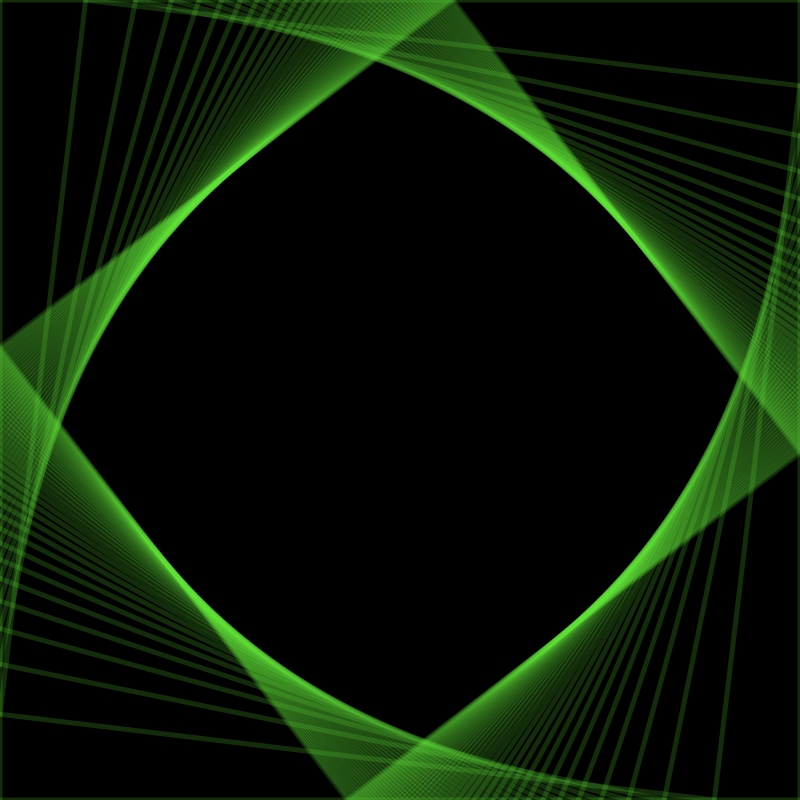
Frame 1 (no input)
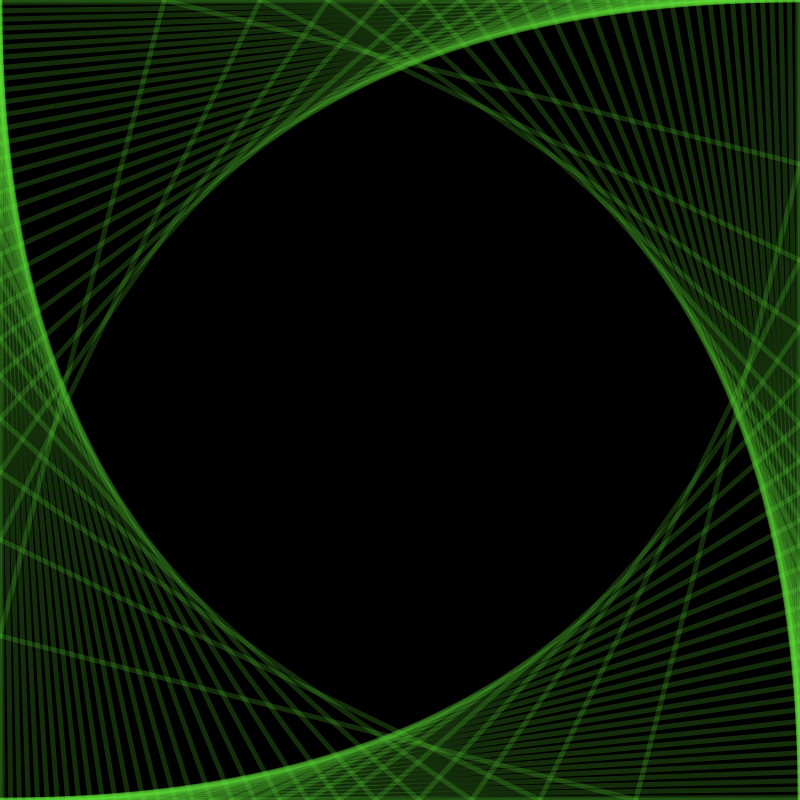
Frame 60 (no input)
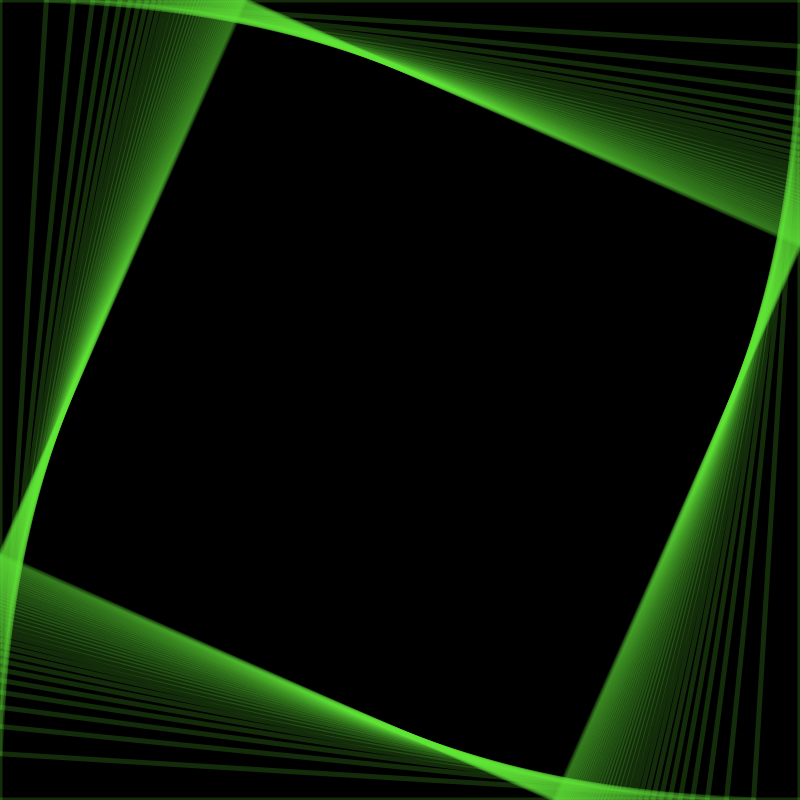
Frame 120 (the mouse pressed at the canvas centre since frame 60)

The p5.js sketch that drew these frames (run headless with seeded random() and noise() and a simulated clock; from frame 60 on, the mouse is pressed at the canvas centre):

// p5.js sketch
// ── sketch.js
var count = 40;
var side = 800;
var tick = 0.0;

function setup() {
  createCanvas(side, side);
  stroke(100, 230, 60, 50);
  strokeWeight(5);
}

function draw() {
  tick += 0.03;
  background(0);
  for (let x = 0; x < count; x++) {
    let lx = log(x) * 120 * (sin(tick) + 1.0);
    line(lx, 0, side, lx);
    line(side, lx, side -lx, side);
    line(side - lx, side, 0, side - lx);
    line(0, side - lx , lx, 0);
  }
}
